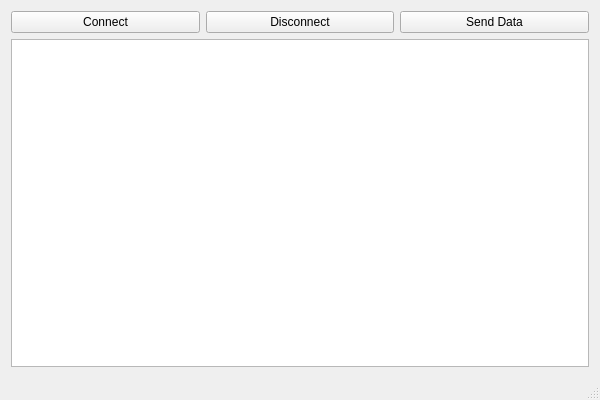
<?xml version="1.0" encoding="UTF-8"?>
<ui version="4.0">
 <class>OCRProjectClass</class>
 <widget class="QMainWindow" name="OCRProjectClass">
  <property name="geometry">
   <rect>
    <x>0</x>
    <y>0</y>
    <width>600</width>
    <height>400</height>
   </rect>
  </property>
  <property name="windowTitle">
   <string>OCRProject</string>
  </property>
  <widget class="QWidget" name="centralWidget">
   <layout class="QHBoxLayout" name="horizontalLayout_2">
    <item>
     <layout class="QVBoxLayout" name="verticalLayout">
      <item>
       <layout class="QHBoxLayout" name="horizontalLayout">
        <item>
         <widget class="QPushButton" name="connectHostBtn">
          <property name="text">
           <string>Connect</string>
          </property>
         </widget>
        </item>
        <item>
         <widget class="QPushButton" name="disconnectBtn">
          <property name="text">
           <string>Disconnect</string>
          </property>
         </widget>
        </item>
        <item>
         <widget class="QPushButton" name="sendDataBtn">
          <property name="text">
           <string>Send Data</string>
          </property>
         </widget>
        </item>
       </layout>
      </item>
      <item>
       <widget class="QTextEdit" name="logTextEdit"/>
      </item>
     </layout>
    </item>
   </layout>
  </widget>
  <widget class="QMenuBar" name="menuBar">
   <property name="geometry">
    <rect>
     <x>0</x>
     <y>0</y>
     <width>600</width>
     <height>23</height>
    </rect>
   </property>
  </widget>
  <widget class="QStatusBar" name="statusBar"/>
 </widget>
 <layoutdefault spacing="6" margin="11"/>
 <resources>
  <include location="../ocrproject.qrc"/>
 </resources>
 <connections/>
</ui>
